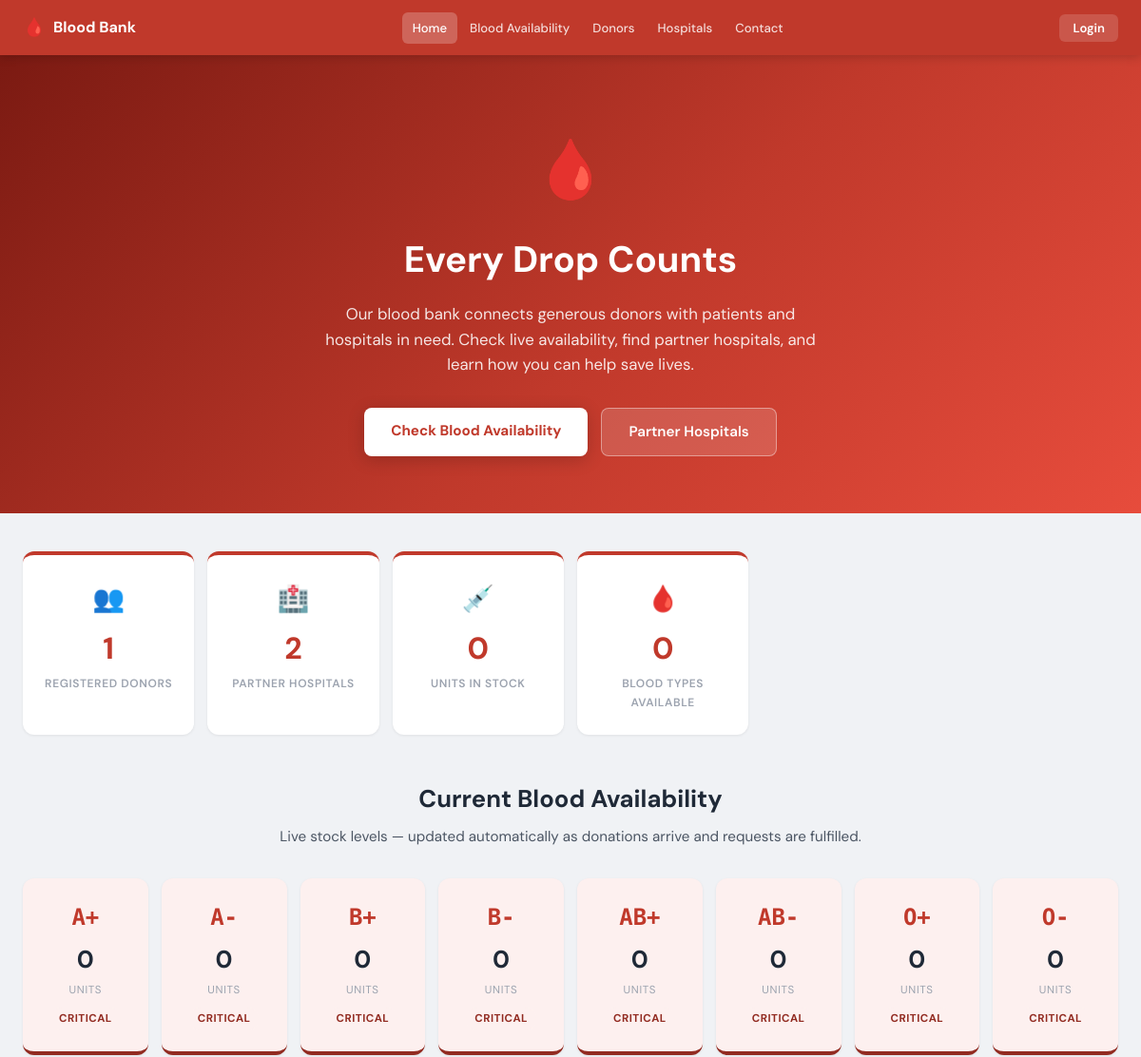
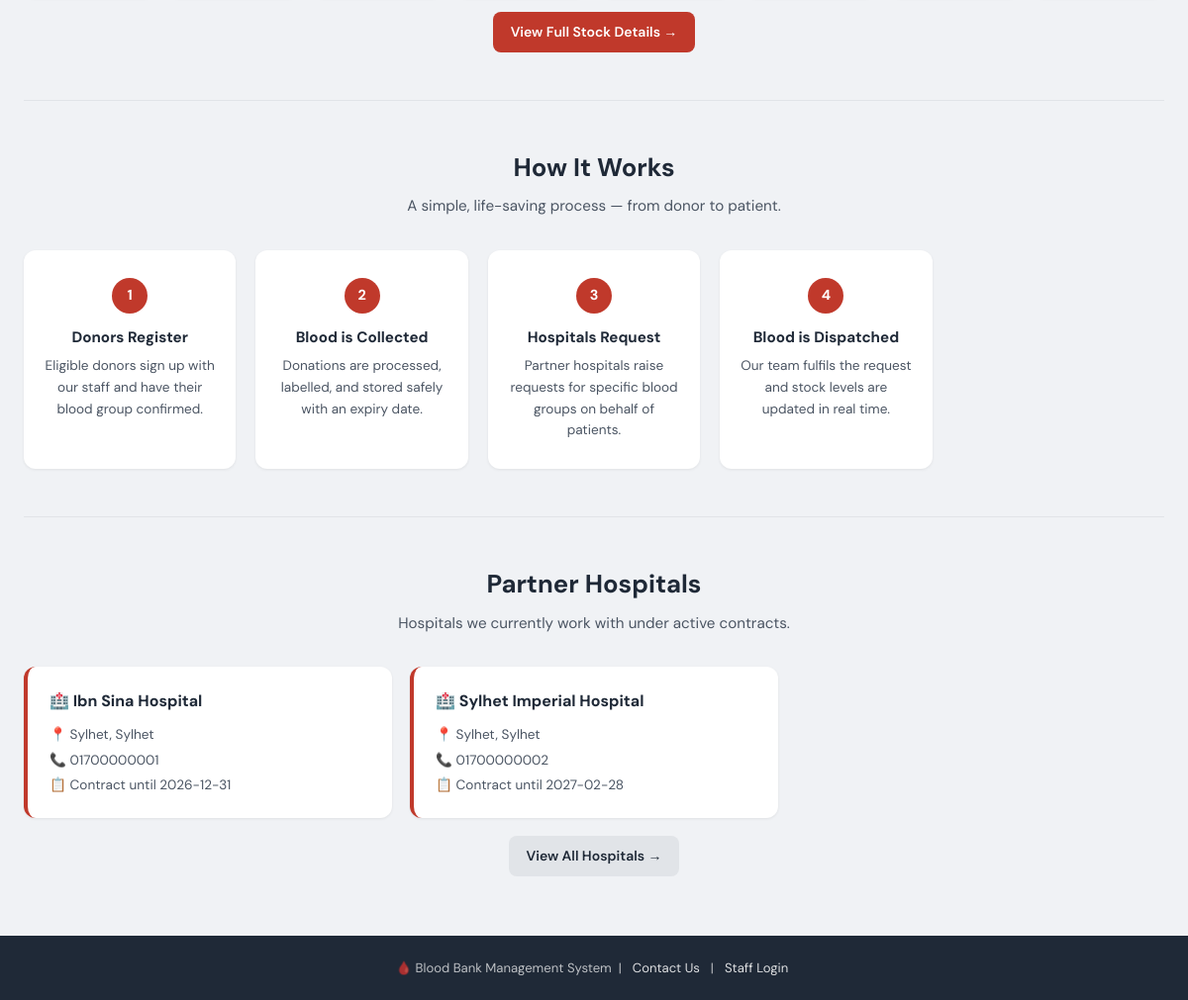
Screenshot of /visitor/index.php with the database file from the repository (2 pictures, top to bottom).
### tables this page shows
CREATE TABLE IF NOT EXISTS `contract` (
  `Contract_ID` INT NOT NULL AUTO_INCREMENT,
  `Hospital_ID` INT DEFAULT NULL,
  `Start_Date`  DATE DEFAULT NULL,
  `End_Date`    DATE DEFAULT NULL,
  PRIMARY KEY (`Contract_ID`),
  KEY `fk_con_hospital` (`Hospital_ID`),
  CONSTRAINT `fk_con_hospital` FOREIGN KEY (`Hospital_ID`) REFERENCES `hospital` (`Hospital_ID`) ON DELETE CASCADE
);

CREATE TABLE IF NOT EXISTS `hospital` (
  `Hospital_ID` INT NOT NULL AUTO_INCREMENT,
  `Name`        VARCHAR(150) NOT NULL,
  `Contact`     VARCHAR(25)  DEFAULT NULL,
  `Street`      VARCHAR(255) DEFAULT NULL,
  `City`        VARCHAR(100) DEFAULT NULL,
  `State`       VARCHAR(100) DEFAULT NULL,
  `PIN_Code`    VARCHAR(10)  DEFAULT NULL,
  PRIMARY KEY (`Hospital_ID`)
);

### visitor/index.php (the view, shortened to what this page needs)
<?php
require_once 'config.php';
$total_donors    = mysqli_fetch_row(mysqli_query($conn, "SELECT COUNT(*) FROM donor"))[0];
$total_hospitals = mysqli_fetch_row(mysqli_query($conn, "SELECT COUNT(*) FROM hospital"))[0];
$total_donations = mysqli_fetch_row(mysqli_query($conn, "SELECT COALESCE(SUM(Units),0) FROM blood WHERE Expiry_Date >= CURDATE()"))[0];
$types_available = mysqli_fetch_row(mysqli_query($conn, "SELECT COUNT(DISTINCT Blood_Group) FROM blood WHERE Expiry_Date >= CURDATE()"))[0];
$all_groups = ['A+'=>0,'A-'=>0,'B+'=>0,'B-'=>0,'AB+'=>0,'AB-'=>0,'O+'=>0,'O-'=>0];
$hospitals = mysqli_query($conn, "
    SELECT h.*, c.End_Date
    FROM hospital h
    LEFT JOIN contract c ON c.Hospital_ID = h.Hospital_ID AND c.End_Date >= CURDATE()
    ORDER BY h.Name
    LIMIT 6
");
?>
<!DOCTYPE html>
<html lang="en">
<head>
    <link rel="stylesheet" href="style.css">
</head>
<body>
<?php include 'navbar.php'; ?>
<section class="hero">
    <div class="hero-icon">🩸</div>
    <h1>Every Drop Counts</h1>
    <p>Our blood bank connects generous donors with patients and hospitals in need. Check live availability, find partner hospitals, and learn how you can help save lives.</p>
    <div class="hero-actions">
        <a href="blood_availability.php" class="btn-hero-primary">Check Blood Availability</a>
        <a href="hospitals.php" class="btn-hero-secondary">Partner Hospitals</a>
    </div>
</section>
<div class="container">
    <div class="stats-strip">
        <div class="stat-card">
            <div class="stat-icon">👥</div>
            <div class="stat-val"><?php echo $total_donors; ?></div>
            <div class="stat-lbl">Registered Donors</div>
        </div>
        <div class="stat-card">
            <div class="stat-icon">🏥</div>
            <div class="stat-val"><?php echo $total_hospitals; ?></div>
            <div class="stat-lbl">Partner Hospitals</div>
        </div>
        <div class="stat-card">
            <div class="stat-icon">💉</div>
            <div class="stat-val"><?php echo $total_donations; ?></div>
            <div class="stat-lbl">Units in Stock</div>
        </div>
        <div class="stat-card">
            <div class="stat-icon">🩸</div>
            <div class="stat-val"><?php echo $types_available; ?></div>
            <div class="stat-lbl">Blood Types Available</div>
        </div>
    </div>
    <div class="section-header">
        <h2>Current Blood Availability</h2>
        <p>Live stock levels — updated automatically as donations arrive and requests are fulfilled.</p>
    </div>
    <div class="stock-grid">
        <?php foreach ($all_groups as $bg => $avail):
            $cls = $avail === 0 ? 'critical' : ($avail < 5 ? 'warn' : 'ok');
            $lbl = $avail === 0 ? 'Critical' : ($avail < 5 ? 'Low' : 'Available');
        ?>
        <div class="stock-card <?php echo $cls; ?>">
            <div class="stock-group"><?php echo $bg; ?></div>
            <div class="stock-units"><?php echo $avail; ?></div>
            <div class="stock-label">Units</div>
            <span class="stag s-<?php echo $cls; ?>"><?php echo $lbl; ?></span>
        </div>
        <?php endforeach; ?>
    </div>
    <p style="text-align:center;margin-top:14px;">
        <a href="blood_availability.php" class="btn btn-primary">View Full Stock Details →</a>
    </p>
    <hr class="section-divider">
    <div class="section-header">
        <h2>How It Works</h2>
        <p>A simple, life-saving process — from donor to patient.</p>
    </div>
    <div class="steps-grid">
        <div class="step-card">
            <div class="step-num">1</div>
            <h3>Donors Register</h3>
            <p>Eligible donors sign up with our staff and have their blood group confirmed.</p>
        </div>
        <div class="step-card">
            <div class="step-num">2</div>
            <h3>Blood is Collected</h3>
            <p>Donations are processed, labelled, and stored safely with an expiry date.</p>
        </div>
        <div class="step-card">
            <div class="step-num">3</div>
            <h3>Hospitals Request</h3>
            <p>Partner hospitals raise requests for specific blood groups on behalf of patients.</p>
        </div>
        <div class="step-card">
            <div class="step-num">4</div>
            <h3>Blood is Dispatched</h3>
            <p>Our team fulfils the request and stock levels are updated in real time.</p>
        </div>
    </div>
    <hr class="section-divider">
    <div class="section-header">
        <h2>Partner Hospitals</h2>
        <p>Hospitals we currently work with under active contracts.</p>
    </div>
    <div class="cards-grid">
        <?php $n = 0; while ($h = mysqli_fetch_assoc($hospitals)): $n++; ?>
        <div class="info-card">
            <h3>🏥 <?php echo htmlspecialchars($h['Name']); ?></h3>
            <div class="meta">
                <span>📍 <?php echo htmlspecialchars($h['City'] . ', ' . $h['State']); ?></span>
                <span>📞 <?php echo htmlspecialchars($h['Contact']); ?></span>
                <?php if ($h['End_Date']): ?>
                <span>📋 Contract until <?php echo $h['End_Date']; ?></span>
                <?php endif; ?>
            </div>
        </div>
        <?php endwhile; if ($n === 0): ?>
        <p style="color:var(--gray-400);">No partner hospitals on record yet.</p>
        <?php endif; ?>
    </div>
    <p style="text-align:center;margin-top:18px;">
        <a href="hospitals.php" class="btn btn-secondary">View All Hospitals →</a>
    </p>
</div>
<footer>
    <p>🩸 Blood Bank Management System &nbsp;|&nbsp; <a href="contact.php">Contact Us</a> &nbsp;|&nbsp; <a href="../login.php">Staff Login</a></p>
</footer>
</body>
</html>

### rows the page displays
contract: Hospital_ID.Name "Ibn Sina Hospital", Hospital_ID.State "Sylhet, Sylhet", Hospital_ID.Contact "01700000001", End_Date "2026-12-31"
contract: Hospital_ID.Name "Sylhet Imperial Hospital", Hospital_ID.State "Sylhet, Sylhet", Hospital_ID.Contact "01700000002", End_Date "2027-02-28"

### other values shown
$label "Home Blood Availability Donors Hospitals Contact"
$total_donors "1"
$total_hospitals "2"
$total_donations "0"
$types_available "0"
$bg "A+"
$avail "0"
$lbl "CRITICAL"
$bg "A-"
$bg "B+"
$bg "B-"
$bg "AB+"
$bg "AB-"
$bg "O+"
$bg "O-"
